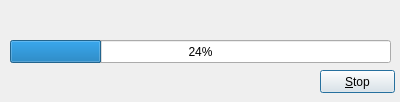
<?xml version="1.0" encoding="UTF-8"?>
<ui version="4.0">
 <class>Dialog</class>
 <widget class="QDialog" name="Dialog">
  <property name="windowModality">
   <enum>Qt::ApplicationModal</enum>
  </property>
  <property name="geometry">
   <rect>
    <x>0</x>
    <y>0</y>
    <width>400</width>
    <height>102</height>
   </rect>
  </property>
  <property name="windowTitle">
   <string>Progress</string>
  </property>
  <widget class="QProgressBar" name="progressBar">
   <property name="geometry">
    <rect>
     <x>10</x>
     <y>40</y>
     <width>381</width>
     <height>23</height>
    </rect>
   </property>
   <property name="value">
    <number>24</number>
   </property>
  </widget>
  <widget class="QPushButton" name="pushButton">
   <property name="geometry">
    <rect>
     <x>320</x>
     <y>70</y>
     <width>75</width>
     <height>23</height>
    </rect>
   </property>
   <property name="text">
    <string>&amp;Stop</string>
   </property>
  </widget>
  <widget class="QLabel" name="lblDescription">
   <property name="geometry">
    <rect>
     <x>10</x>
     <y>20</y>
     <width>381</width>
     <height>16</height>
    </rect>
   </property>
   <property name="text">
    <string/>
   </property>
  </widget>
 </widget>
 <resources/>
 <connections>
  <connection>
   <sender>pushButton</sender>
   <signal>clicked()</signal>
   <receiver>Dialog</receiver>
   <slot>do_stop()</slot>
   <hints>
    <hint type="sourcelabel">
     <x>357</x>
     <y>81</y>
    </hint>
    <hint type="destinationlabel">
     <x>199</x>
     <y>50</y>
    </hint>
   </hints>
  </connection>
 </connections>
 <slots>
  <slot>do_stop()</slot>
 </slots>
</ui>
